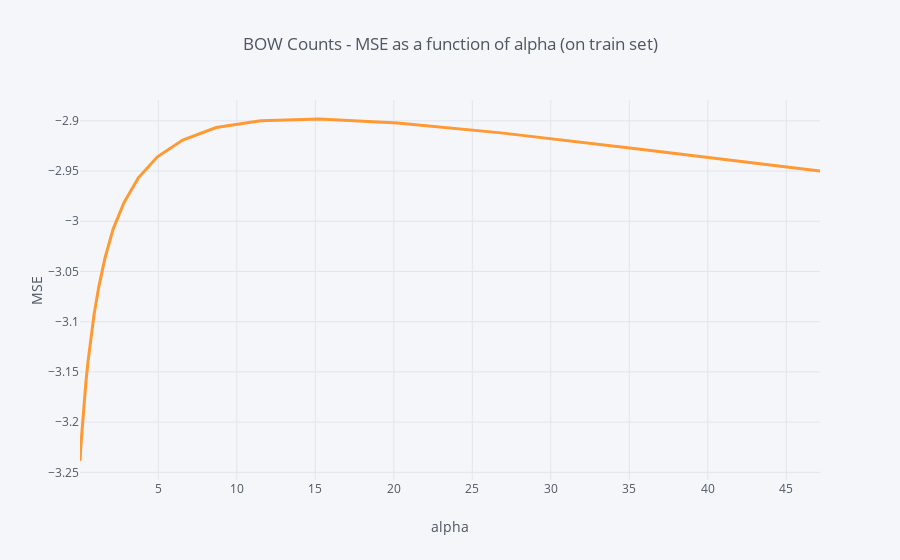

Write notebook code for a chart like this one.
### Code cell
cv_results = pd.DataFrame(MSE_by_alpha, columns = ['alpha', 'MSE'])
cv_results.query('alpha < 50').set_index('alpha').MSE.iplot(title = 'BOW Counts - MSE as a function of alpha (on train set)', xTitle = 'alpha', yTitle = 'MSE', width = 3, hline=(0,0))

### Figure 1 — Plotly figure (JSON) as saved in the notebook; plotly's stock layout.template omitted (floating-point values rounded to 4 significant figures)
{"data": [{"line": {"color": "rgba(255, 153, 51, 1.0)", "dash": "solid", "shape": "linear", "width": 3}, "mode": "lines", "name": "MSE", "text": "", "type": "scatter", "x": [0.01, 0.01326, 0.01758, 0.0233, 0.03089, 0.04095, 0.05429, 0.07197, 0.09541, 0.1265, 0.1677, 0.2223, 0.2947, 0.3907, 0.5179, 0.6866, 0.9103, 1.207, 1.6, 2.121, 2.812, 3.728, 4.942, 6.551, 8.685, 11.51, 15.26, 20.24, 26.83, 35.56, 47.15], "y": [-3.239, -3.236, -3.237, -3.236, -3.232, -3.229, -3.226, -3.222, -3.217, -3.21, -3.202, -3.191, -3.178, -3.159, -3.14, -3.118, -3.092, -3.065, -3.037, -3.008, -2.981, -2.957, -2.936, -2.919, -2.907, -2.9, -2.898, -2.902, -2.912, -2.928, -2.95]}], "layout": {"autosize": true, "legend": {"bgcolor": "#F5F6F9", "font": {"color": "#4D5663"}}, "paper_bgcolor": "#F5F6F9", "plot_bgcolor": "#F5F6F9", "shapes": [{"line": {"color": "#db4052", "dash": "solid", "width": 1}, "type": "line", "x0": 0, "x1": 1, "xref": "paper", "y0": [0, 0], "y1": [0, 0], "yref": "y"}], "title": {"font": {"color": "#4D5663"}, "text": "BOW Counts - MSE as a function of alpha (on train set)"}, "xaxis": {"autorange": true, "gridcolor": "#E1E5ED", "range": [0.01, 47.15], "showgrid": true, "tickfont": {"color": "#4D5663"}, "title": {"font": {"color": "#4D5663"}, "text": "alpha"}, "type": "linear", "zerolinecolor": "#E1E5ED"}, "yaxis": {"autorange": true, "gridcolor": "#E1E5ED", "range": [-3.258, -2.879], "showgrid": true, "tickfont": {"color": "#4D5663"}, "title": {"font": {"color": "#4D5663"}, "text": "MSE"}, "type": "linear", "zerolinecolor": "#E1E5ED"}}}
